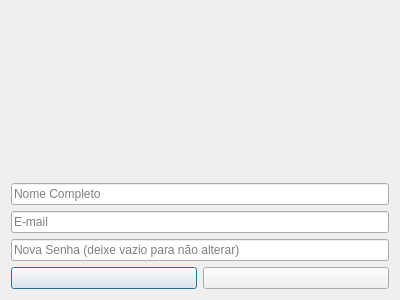
<?xml version="1.0" encoding="UTF-8"?>
<ui version="4.0">
 <class>TelaPerfil</class>
 <widget class="QDialog" name="TelaPerfil">
  <property name="geometry">
   <rect><x>0</x><y>0</y><width>400</width><height>300</height></rect>
  </property>
  <property name="windowTitle">
   <string>Meu Perfil</string>
  </property>
  <layout class="QVBoxLayout" name="verticalLayout">
   <item>
    <widget class="QLabel" name="lblCPF"><string>CPF: 000.000.000-00</string></widget>
   </item>
   <item>
    <widget class="QLabel" name="lblPerfil"><string>Perfil: Usuário</string></widget>
   </item>
   <item>
    <widget class="QLineEdit" name="txtNome"><property name="placeholderText"><string>Nome Completo</string></property></widget>
   </item>
   <item>
    <widget class="QLineEdit" name="txtEmail"><property name="placeholderText"><string>E-mail</string></property></widget>
   </item>
   <item>
    <widget class="QLineEdit" name="txtSenha">
     <property name="echoMode"><enum>QLineEdit::Password</enum></property>
     <property name="placeholderText"><string>Nova Senha (deixe vazio para não alterar)</string></property>
    </widget>
   </item>
   <item>
    <layout class="QHBoxLayout" name="horizontalLayout">
     <item><widget class="QPushButton" name="btnSalvar"><string>Salvar</string></widget></item>
     <item><widget class="QPushButton" name="btnCancelar"><string>Cancelar</string></widget></item>
    </layout>
   </item>
  </layout>
 </widget>
 <resources/>
 <connections/>
</ui>
